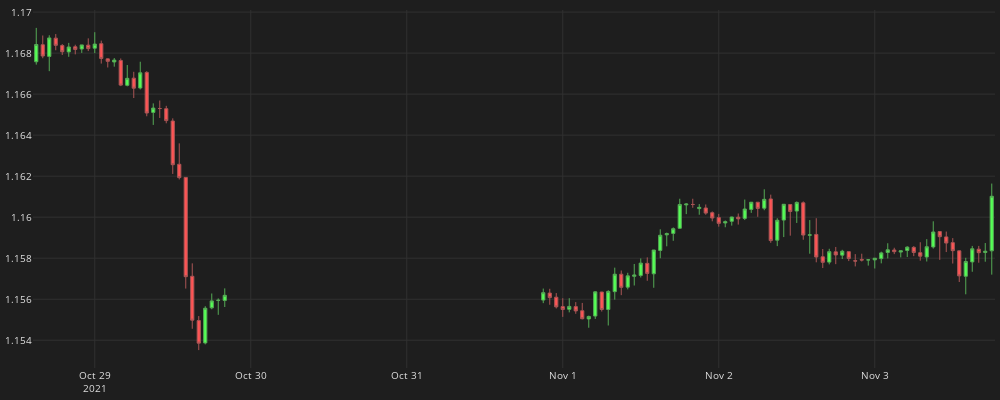

Notebook code cell kept with this figure:
### Code cell
fig = go.Figure()
fig.add_trace(go.Candlestick(
    x       = df_plot.time,
    open    = df_plot.mid_o,
    high    = df_plot.mid_h,
    low     = df_plot.mid_l,
    close   = df_plot.mid_c,
    line    = dict(width=1), 
    opacity = 1,
    increasing_fillcolor    = "#55FF55",
    decreasing_fillcolor    = "#FF5555",
    increasing_line_color   = "#55AA55",
    decreasing_line_color   = "#AA5555"
))
fig.update_layout(
    width=1000,
    height=400,
    margin=dict(l=5,r=5,b=5,t=5),
    font=dict(size=10,color="#e1e1e1"),
    paper_bgcolor="#1e1e1e",
    plot_bgcolor="#1e1e1e"
)
fig.update_xaxes(
    gridcolor="#303030",
    showgrid=True,fixedrange=True,rangeslider=dict(visible=False)
)
fig.update_yaxes(
    gridcolor="#303030",
    showgrid=True
)


fig.show()
